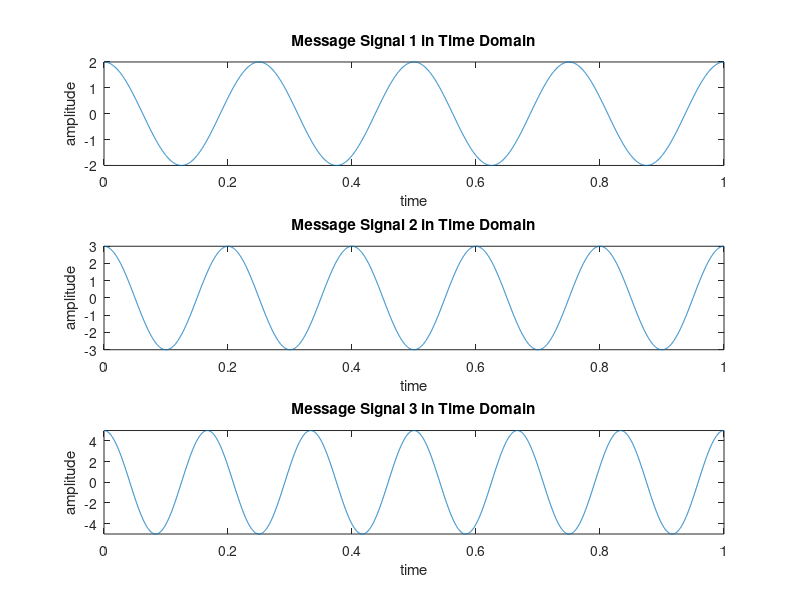
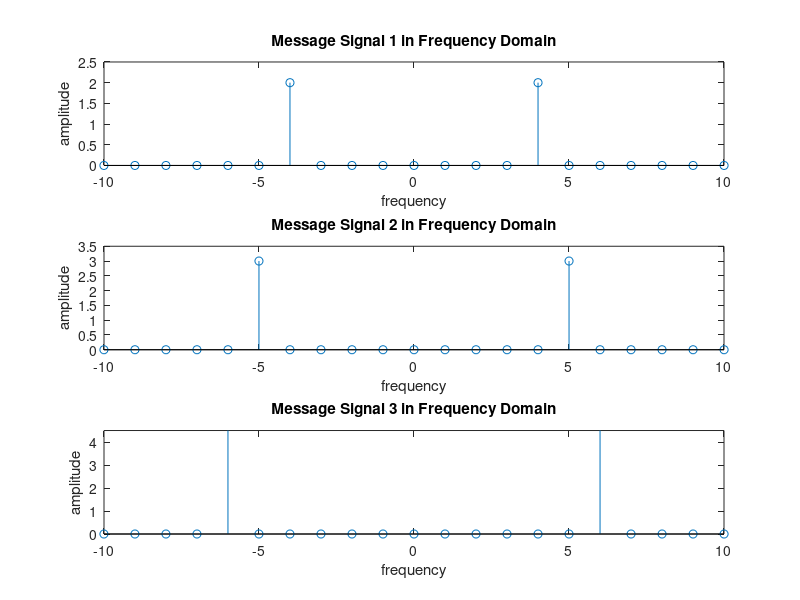
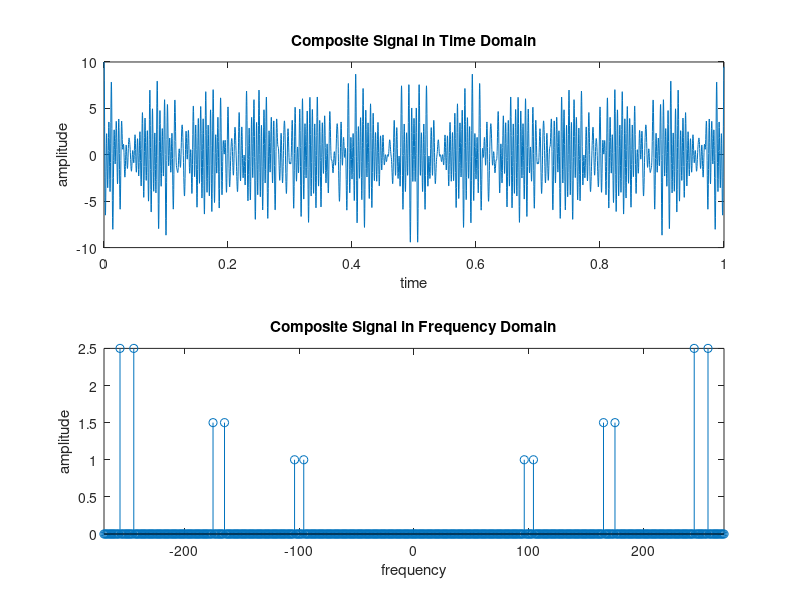
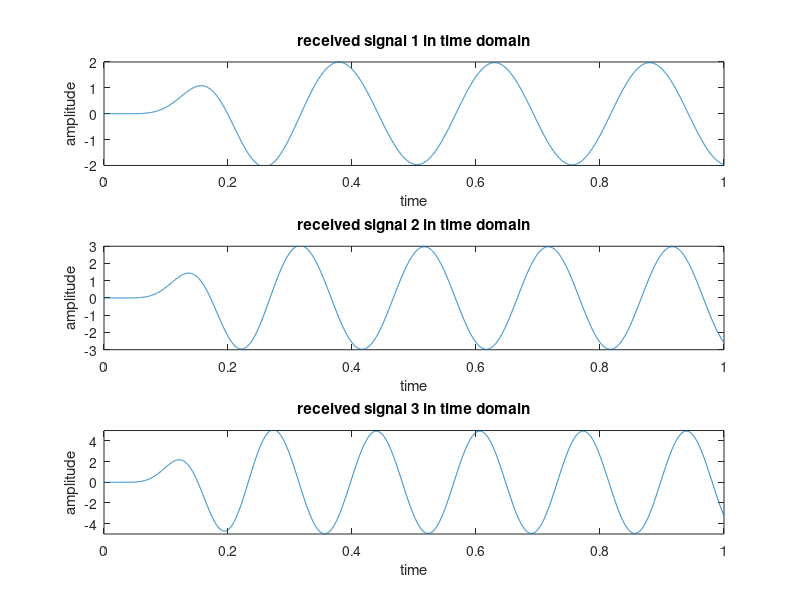

MATLAB code to generate these figures, in order:
clc 
close all;
fs = 4001; %Sampling Frequency
t = 0:1/fs:1-1/fs; %Generating Time axis
Am1 = 2; %Amplitude of First Message Signal
fm1 = 4; %Frequency of First Message Signal
m1 = Am1*cos(2*pi*fm1*t); % First Message Signal
Am2 = 3; %Amplitude of Second Message Signal
fm2 = 5; %Frequency of Second Message Signal
m2 = Am2*cos(2*pi*fm2*t); % Second Message Signal
Am3 = 5; %Amplitude of Third Message Signal
fm3 = 6; %Frequency of Third Message Signal
m3 = Am3*cos(2*pi*fm3*t); % Third Message Signal
%%
%% Carrier Signal Generation
Cm1 = 1; %Amplitude of First Carrier Signal
fc1 = 100; %Frequency of First Carrier Signal
c1 = Cm1*cos(2*pi*fc1*t); % First Carrier Signal
Cm2 = 1; %Amplitude of Second Carrier Signal
fc2 = 170; %Frequency of Second Carrier Signal
c2 = Cm2*cos(2*pi*fc2*t); % Second Carrier Signal
Cm3 = 1; %Amplitude of Third Carrier Signal
fc3 = 250; %Frequency of Third Carrier Signal
c3 = Cm3*cos(2*pi*fc3*t); % Third Carrier Signal
%%
%% Composite Signal Generation
x = (m1).*c1+(m2).*c2+(m3).*c3;
%%%% Plotting the Signals in Time-Domain and Frequency-Domain
figure
subplot(3,1,1)
plot(t,m1)
xlabel('time')
ylabel('amplitude')
title('Message Signal 1 in Time Domain')
ylim([-Am1 Am1])
subplot(3,1,2)
plot(t,m2)
xlabel('time')
ylabel('amplitude')
title('Message Signal 2 in Time Domain')
ylim([-Am2 Am2])
subplot(3,1,3)
plot(t,m3)
xlabel('time')
ylabel('amplitude')
title('Message Signal 3 in Time Domain')
ylim([-Am3 Am3])
M1 = abs(fftshift(fft(m1)))/(fs/2); %Fourier Transformation of m1
M2 = abs(fftshift(fft(m2)))/(fs/2); %Fourier Transformation of m2
M3 = abs(fftshift(fft(m3)))/(fs/2); %Fourier Transformation of m3
X = abs(fftshift(fft(x)))/(fs/2); %Fourier Transformation of x
f = fs/2*linspace(-1,1,fs);
figure
subplot(3,1,1)
stem(f,M1)
xlabel('frequency')
ylabel('amplitude')
title('Message Signal 1 in Frequency Domain')
axis([-10 10 0 2.5])
subplot(3,1,2)
stem(f,M2)
xlabel('frequency')
ylabel('amplitude')
title('Message Signal 2 in Frequency Domain')
axis([-10 10 0 3.5])
subplot(3,1,3)
stem(f,M3)
xlabel('frequency')
ylabel('amplitude')
title('Message Signal 3 in Frequency Domain')
axis([-10 10 0 4.5])
figure
subplot(2,1,1)
plot(t,x)
xlabel('time')
ylabel('amplitude')
title('Composite Signal in Time Domain')
subplot(2,1,2)
stem(f,X)
xlabel('frequency')
ylabel('amplitude')
title('Composite Signal in Frequency Domain')
axis([-270 270 0 2.5])
%%
%% Passing the Composite Signal Through Bandpass Filter
[num1, den1] = butter(5, [(fc1-fm1-6)/(fs/2),(fc1+fm1+6)/(fs/2)]);
%Butterworth Filter Window Determining for Bandpass Filter
bpf1 = filter(num1,den1,x); %Filtering is done here
[num2, den2] = butter(5, [(fc2-fm2-6)/(fs/2),(fc2+fm2+6)/(fs/2)]);
%Butterworth Filter Window Determining for Bandpass Filter
bpf2 = filter(num2,den2,x); %Filtering is done here
[num3, den3] = butter(5, [(fc3-fm3-6)/(fs/2),(fc3+fm3+6)/(fs/2)]);
%Butterworth Filter Window Determining for Bandpass Filter
bpf3 = filter(num3,den3,x); %Filtering is done here
%%
%% Mixing
z1 = 2*bpf1.*c1;
z2 = 2*bpf2.*c2;
z3 = 2*bpf3.*c3;
%%
%% Passing the Mixed Signals Through Lowpass Filter
[num4, den4] = butter(5, (fm1+3)/(fs/2)); %Low pass filter is made here
rec1 = filter(num4,den4,z1); %Filtering is done here
[num5, den5] = butter(5, (fm2+3)/(fs/2)); %Low pass filter is made here
rec2 = filter(num5,den5,z2); %Filtering is done here
[num6, den6] = butter(5, (fm3+3)/(fs/2)); %Low pass filter is made here
rec3 = filter(num6,den6,z3); %Filtering is done here
%%
%% Plotting the Received Signals in Time-Domain and Frequency Domain
figure
subplot(3,1,1)
plot(t,rec1)
xlabel('time')
ylabel('amplitude')
title('received signal 1 in time domain')
ylim([-Am1 Am1])
subplot(3,1,2)
plot(t,rec2)
xlabel('time')
ylabel('amplitude')
title('received signal 2 in time domain')
ylim([-Am2 Am2])
subplot(3,1,3)
plot(t,rec3)
xlabel('time')
ylabel('amplitude')
title('received signal 3 in time domain')
ylim([-Am3 Am3])
R1 = abs(fftshift(fft(rec1)))/(fs/2); %Fourier Transformation is done here
R2 = abs(fftshift(fft(rec2)))/(fs/2); %Fourier Transformation is done here
R3 = abs(fftshift(fft(rec3)))/(fs/2); %Fourier Transformation is done here
figure
subplot(3,1,1)
stem(f,R1)
xlabel('frequency')
ylabel('amplitude')
title('received signal 1 in frequency domain')
xlim([-10 10])
subplot(3,1,2)
stem(f,R2)
xlabel('frequency')
ylabel('amplitude')
title('received signal 2 in frequency domain')
xlim([-10 10])
subplot(3,1,3)
stem(f,R3)
xlabel('frequency')
ylabel('amplitude')
title('received signal 3 in frequency domain')
xlim([-10 10])
%% End


